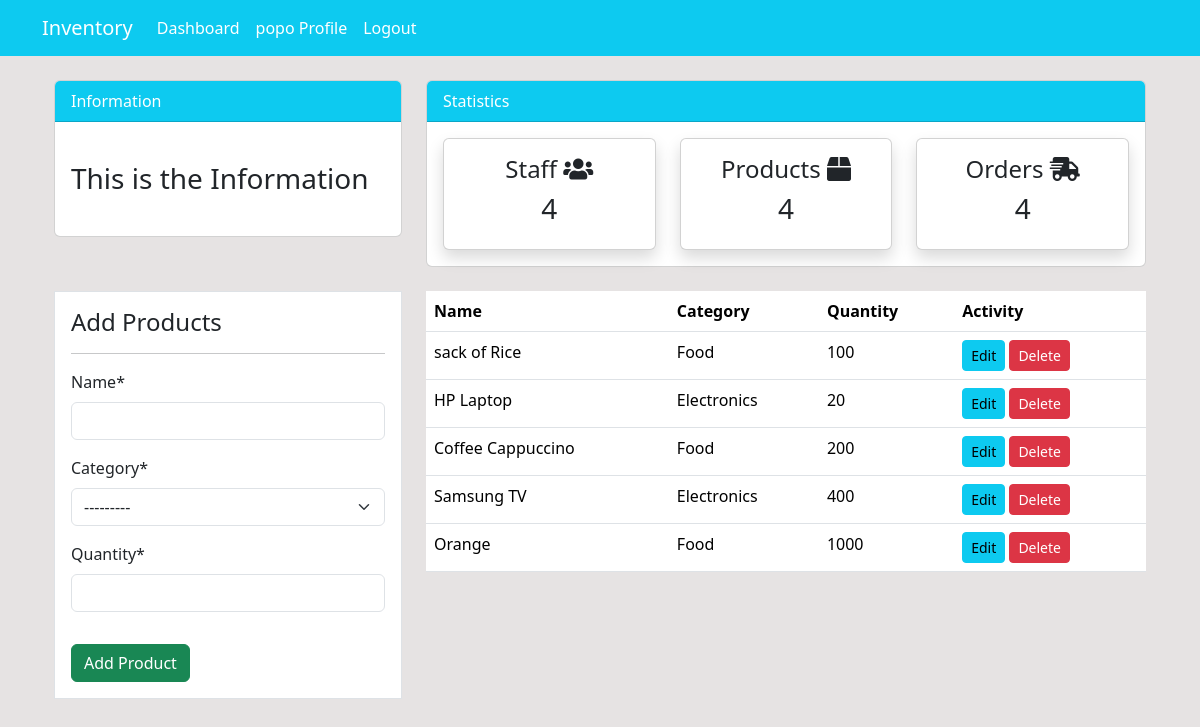
The app's page /product/ (signed in) with its own data.
### dashboard/models.py (models this page shows, shortened)
class Product(models.Model):
    name = models.CharField(max_length=100, null=True)
    quantity = models.PositiveIntegerField(null=True)
    category = models.CharField(max_length=50, choices=CATEGORY, null=True)
    class Meta:
        verbose_name_plural = 'Product'

### dashboard/views.py (the view)
# urls.py: path('product/', views.product, name='product'),
@login_required(login_url='user-login')
def product(request):
    items = Product.objects.all()
    if request.method == 'POST':
        form = ProductForm(request.POST)
        if form.is_valid():
            form.save()
            return redirect('product')
    else:
        form = ProductForm()
    context = {
        'items': items,
        'form': form,
    }
    return render(request, 'dashboard/product.html', context)

### dashboard/forms.py
class ProductForm(forms.ModelForm):
    class Meta:
        model = Product
        fields = ['name', 'category', 'quantity']

### templates/dashboard/product.html (shortened to what this page needs)
{% extends "components/base.html" %}
{% load crispy_forms_tags %}
{% block content %}
{% include 'components/topside.html' %}
<div class="container">
    <div class="row my-4">
        <div class="col-md-4">
            <div class="border bg-white p-3">
                <h4>Add Products</h4>
                <hr>
                <form action="" method="POST">
                    {{ form|crispy }}
                    <input class="btn btn-success btn-block mt-3" type="submit" value="Add Product">
                </form>
            </div>
        </div>
        <div class="col-md-8">
            <table class="table bg-white">
                <thead class="bg-info">
                    <tr class="text-white">
                        <th scope="col">Name</th>
                        <th scope="col">Category</th>
                        <th scope="col">Quantity</th>
                        <th scope="col">Activity</th>
                    </tr>
                </thead>
                <tbody>
                    {% for item in items %}
                    <tr>
                        <td>{{ item.name }}</td>
                        <td>{{ item.category }}</td>
                        <td>{{ item.quantity }}</td>
                        <td>
                            <a class="btn btn-info btn-sm" href="{% url 'product-update' item.id %}">Edit</a>
                            <a class="btn btn-danger btn-sm" href="{% url 'product-delete' item.id %}">Delete</a>
                        </td>
                    </tr>
                    {% endfor %}
                </tbody>
            </table>
        </div>
    </div>
</div>
{% endblock %}

### templates/components/nav.html (shortened to what this page needs)
<nav class="navbar navbar-expand-lg navbar-info bg-info">
    <div class="container">
        <a class="navbar-brand text-white" href="{% url 'index' %}">Inventory</a>
        <div class="collapse navbar-collapse" id="navbarSupportedContent">
            <ul class="navbar-nav mr-auto">
                <li class="nav-item active">
                    <a class="nav-link text-white" href="{% url 'index' %}">Dashboard </a>
                </li>
            </ul>
            <ul class="navbar-nav ml-auto">
                <li class="nav-item active">
                    <a class="nav-link text-white" href="{% url 'user-profile' %}">{{ user.username }} Profile </a>
                </li>
                <li class="nav-item">
                    <a class="nav-link text-white" href="{% url 'user-logout' %}">Logout</a>
                </li>
            </ul>
        </div>
    </div>
</nav>

### static/style.css (style rules this page uses)
body { background: rgb(230, 227, 227); }

### records on screen
Product: name "sack of Rice", category "Food", quantity "100"
Product: name "HP Laptop", category "Electronics", quantity "20"
Product: name "Coffee Cappuccino", category "Food", quantity "200"
Product: name "Samsung TV", category "Electronics", quantity "400"
Product: name "Orange", category "Food", quantity "1000"

### other values on screen
{{ user.username }} "popo"
